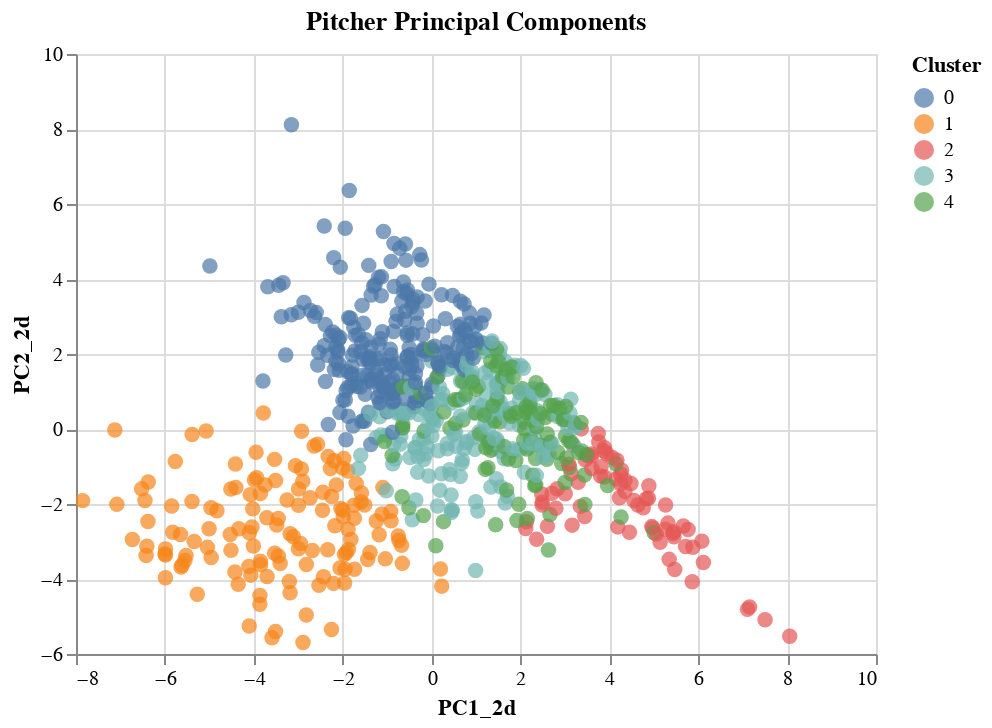

Here is the notebook cell this chart was saved with:
### Code cell
base = alt.Chart(plotX, title = "Pitcher Principal Components").mark_circle(size = 60).encode(
    x = "PC1_2d",
    y = "PC2_2d",
    color = 'Cluster:N',
    tooltip = ["Name"]
).interactive()


base

### Figure 1 — Vega-Lite specification as saved in the notebook (floating-point values rounded to 4 significant figures; data arrays with more than 128 entries replaced by an {"elided": "..."} marker saying what was removed)
{"config": {"view": {"continuousWidth": 400, "continuousHeight": 300}}, "data": {"name": "data-218b0d41fd41564149176ec275702f5e"}, "mark": {"type": "circle", "size": 60}, "encoding": {"color": {"type": "nominal", "field": "Cluster"}, "tooltip": [{"type": "nominal", "field": "Name"}], "x": {"type": "quantitative", "field": "PC1_2d"}, "y": {"type": "quantitative", "field": "PC2_2d"}}, "selection": {"selector010": {"type": "interval", "bind": "scales", "encodings": ["x", "y"]}}, "title": "Pitcher Principal Components", "$schema": "https://vega.github.io/schema/vega-lite/v4.8.1.json", "datasets": {"data-218b0d41fd41564149176ec275702f5e": {"elided": "735 records"}}}
